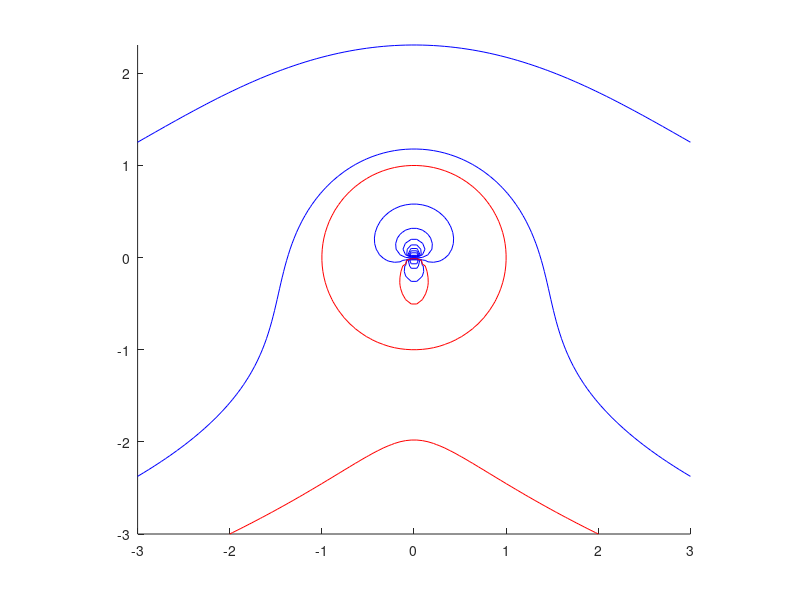

MATLAB code for this plot:
clear;
clc;
y = linspace(-3, 3, 100);
x = linspace(-3, 3, 100);

[X, Y] = meshgrid(x, y);
U = 1;
a = 1;
gamma = 4*pi*a*U + 1 ;

R = sqrt(X.^2 + Y.^2) ;
Theta = atan2(Y, X) ;

psi = U*(R-(a^2)./R).*sin(Theta) + gamma*log(R/a)/(2*pi);
phi = U*(R + (a^2)./R).*cos(Theta) - gamma*Theta/(2*pi);



figure1 = figure; 

hold all;
contour(X, Y, psi, 99, '-b', linewidth=1);
hold on; hold all; 
contour(X,Y, psi, [0 0 ], '-r')
% contour(X, Y, phi, 100, '--r', linewidth=2);
pbaspect([1 1 1]);
axis image
saveas(figure1,'flow_past_a_cylinder_with_circulation.png')

